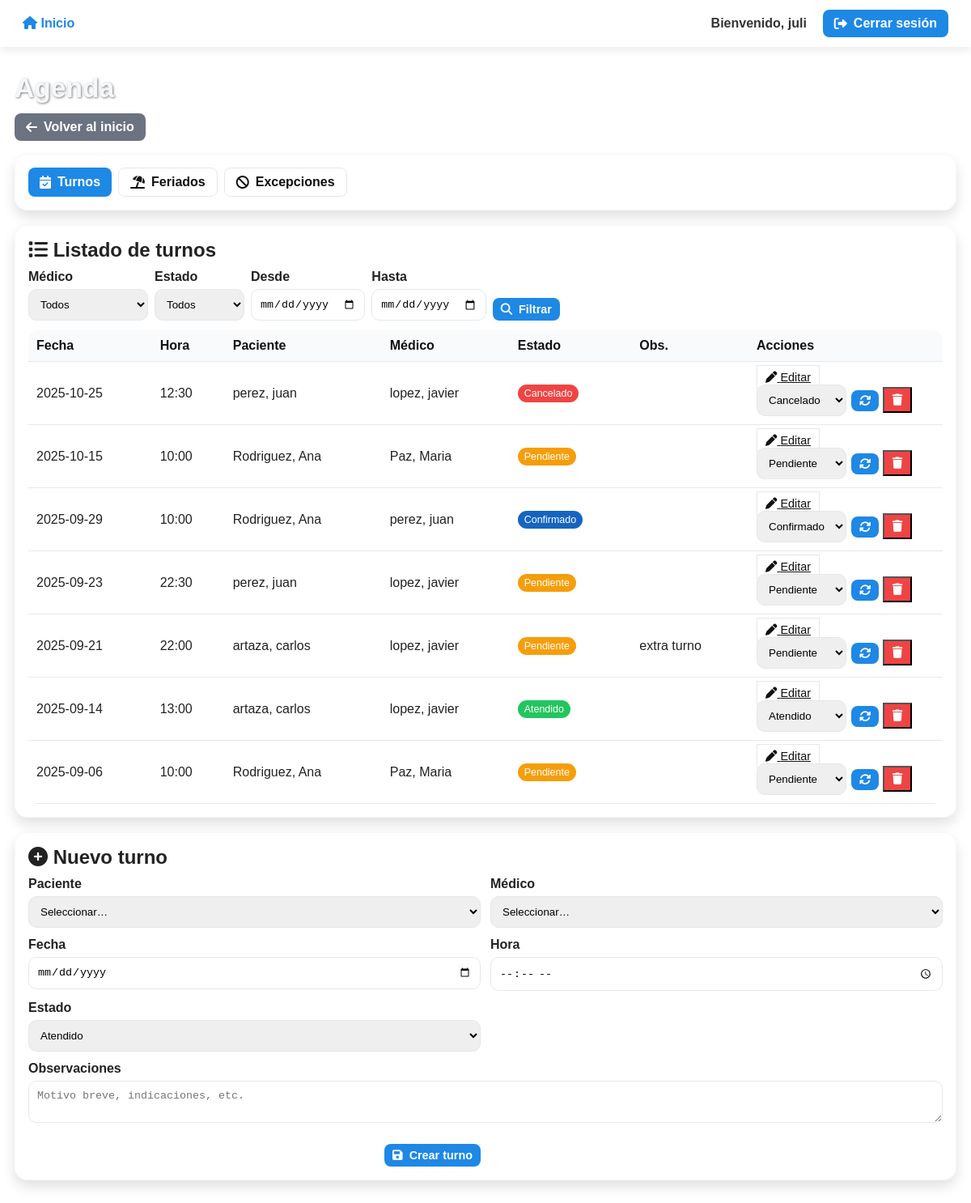
/interfaces/Administrador/agenda.php (signed in), run on the app's committed database.
### tables this page shows
CREATE TABLE `turnos` (
  `id_turno` int(11) NOT NULL,
  `id_paciente` int(11) DEFAULT NULL,
  `id_medico` int(11) DEFAULT NULL,
  `id_estado` int(11) DEFAULT NULL,
  `id_estudio` int(11) DEFAULT NULL,
  `fecha` date DEFAULT NULL,
  `hora` time DEFAULT NULL,
  `copago` decimal(10,2) DEFAULT 0.00,
  `observaciones` text DEFAULT NULL,
  `fecha_creacion` timestamp NOT NULL DEFAULT current_timestamp()
);

CREATE TABLE `usuario` (
  `id_usuario` int(11) NOT NULL,
  `nombre` varchar(100) NOT NULL,
  `apellido` varchar(100) NOT NULL,
  `email` varchar(150) NOT NULL,
  `password_hash` varchar(255) NOT NULL,
  `id_rol` int(11) DEFAULT NULL,
  `activo` tinyint(1) DEFAULT 1,
  `fecha_creacion` timestamp NOT NULL DEFAULT current_timestamp(),
  `genero` varchar(100) NOT NULL,
  `img_dni` longtext NOT NULL
);

CREATE TABLE `estado` (
  `id_estado` int(11) NOT NULL,
  `nombre_estado` varchar(100) NOT NULL
);

### interfaces/Administrador/agenda.php (the view, shortened to what this page needs)
<?php
$nombreAdmin = $_SESSION['nombre'] ?? 'Admin';
$conn = ConexionBD::conectar();
$conn->set_charset('utf8mb4');
function esc($s){ return htmlspecialchars((string)$s, ENT_QUOTES, 'UTF-8'); }
function qget($k,$d=null){ return isset($_GET[$k])?$_GET[$k]:$d; }
function table_exists(mysqli $c, string $t) {
  try { $r = $c->query("SHOW TABLES LIKE '".$c->real_escape_string($t)."'"); return ($r && $r->num_rows>0); } catch(Throwable $e){ return false; }
}
$tab    = qget('tab','turnos');
$action = qget('action','list');
$ESTADOS = [];
$res = $conn->query("SELECT id_estado, nombre_estado FROM estado");
if ($res) { while($row=$res->fetch_assoc()){ $ESTADOS[strtolower($row['nombre_estado'])]=(int)$row['id_estado']; } $res->close(); }
$MEDICOS = [];
$res = $conn->query("
  SELECT m.id_medico, u.apellido, u.nombre
  FROM medicos m
  JOIN usuario u ON u.id_usuario=m.id_usuario
  ORDER BY u.apellido, u.nombre
");
if ($res) { while($row=$res->fetch_assoc()){ $MEDICOS[(int)$row['id_medico']] = $row['apellido'].', '.$row['nombre']; } $res->close(); }
$PACIENTES = [];
$res = $conn->query("
  SELECT p.id_paciente, u.apellido, u.nombre, p.nro_documento
  FROM pacientes p
  JOIN usuario u ON u.id_usuario=p.id_usuario
  ORDER BY u.apellido, u.nombre
");
if ($res) { while($row=$res->fetch_assoc()){
  $d = trim($row['nro_documento'] ?? '');
  $PACIENTES[(int)$row['id_paciente']] = $row['apellido'].', '.$row['nombre'].($d!==''?' ('.$d.')':'');
} $res->close(); }
$HAS_FERIADOS = table_exists($conn,'feriados');
$EXC_READ_TABLE  = null;
if (table_exists($conn,'agenda_bloqueos')) {
  $EXC_READ_TABLE  = 'agenda_bloqueos';
}
$HAS_EXCEPCIONES = ($EXC_READ_TABLE !== null);
$turnos = [];
if ($tab==='turnos') {
  $sql = "
    SELECT t.id_turno, t.fecha, t.hora, t.id_estado, t.observaciones,
           e.nombre_estado,
           up.apellido AS ap_pac, up.nombre AS no_pac,
           um.apellido AS ap_med, um.nombre AS no_med,
           p.id_paciente, m.id_medico
    FROM turnos t
    LEFT JOIN estado e   ON e.id_estado=t.id_estado
    LEFT JOIN pacientes p ON p.id_paciente=t.id_paciente
    LEFT JOIN usuario up  ON up.id_usuario=p.id_usuario
    LEFT JOIN medicos m   ON m.id_medico=t.id_medico
    LEFT JOIN usuario um  ON um.id_usuario=m.id_usuario
    WHERE 1=1
  ";
  $sql .= " ORDER BY t.fecha DESC, t.hora ASC LIMIT 500";
  $stmt=$conn->prepare($sql);
  $stmt->execute();
  $r = $stmt->get_result();
  while($r && $row=$r->fetch_assoc()){ $turnos[]=$row; }
  $turnoEdit = null;
}
?>
<!DOCTYPE html>
<html lang="es">
<head>
<link rel="stylesheet" href="https://cdnjs.cloudflare.com/ajax/libs/font-awesome/6.5.0/css/all.min.css"/>
</head>
<body>
<nav>
  <div class="nav-inner">
    <div class="nav-links">
      <a href="principalAdmi.php"><i class="fa fa-house"></i> Inicio</a>
    </div>
    <div class="nav-links">
      <span style="color:#333;font-weight:bold">Bienvenido, <?= esc($nombreAdmin) ?></span>
      <a class="btn" href="../../Logica/General/cerrarSesion.php"><i class="fa fa-right-from-bracket"></i> Cerrar sesión</a>
    </div>
  </div>
</nav>
<main class="container">
  <h1>Agenda</h1>
  <div class="backbar">
    <a class="btn gray" href="principalAdmi.php"><i class="fa fa-arrow-left"></i> Volver al inicio</a>
  </div>
  <div class="card tabbar">
    <a class="btn<?= $tab==='turnos'?'':' btn-outline' ?>" href="agenda.php?tab=turnos"><i class="fa fa-calendar-check"></i> Turnos</a>
    <?php if ($HAS_FERIADOS): ?>
      <a class="btn<?= $tab==='feriados'?'':' btn-outline' ?>" href="agenda.php?tab=feriados"><i class="fa fa-umbrella-beach"></i> Feriados</a>
    <?php endif; ?>
    <?php if ($HAS_EXCEPCIONES): ?>
      <a class="btn<?= $tab==='excepciones'?'':' btn-outline' ?>" href="agenda.php?tab=excepciones"><i class="fa fa-ban"></i> Excepciones</a>
    <?php endif; ?>
  </div>
  <?php if ($tab==='turnos'): ?>
    <div class="card">
      <h2 style="margin-bottom:10px"><i class="fa fa-list"></i> Listado de turnos</h2>
      <form method="get" style="display:flex;gap:8px;flex-wrap:wrap;align-items:flex-end">
        <div>
          <label>Médico</label>
          <select name="f_medico">
            <option value="0">Todos</option>
          </select>
        </div>
        <div>
          <label>Estado</label>
          <select name="f_estado">
            <option value="0">Todos</option>
          </select>
        </div>
        <div>
          <label>Desde</label>
          <input type="date" name="f_desde" value="<?= esc(qget('f_desde','')) ?>">
        </div>
        <div>
          <label>Hasta</label>
          <input type="date" name="f_hasta" value="<?= esc(qget('f_hasta','')) ?>">
        </div>
        <div>
          <button class="btn btn-sm" type="submit"><i class="fa fa-search"></i> Filtrar</button>
        </div>
      </form>
      <div style="margin-top:12px; overflow:auto">
        <table class="table">
          <thead>
            <tr>
              <th>Fecha</th><th>Hora</th><th>Paciente</th><th>Médico</th><th>Estado</th><th>Obs.</th><th style="width:240px">Acciones</th>
            </tr>
          </thead>
          <tbody>
          <?php if(empty($turnos)): ?>
            <tr><td colspan="7" style="color:#666">No hay turnos.</td></tr>
          <?php else: foreach($turnos as $t):
            $badge = strtolower($t['nombre_estado'] ?? '');
          ?>
            <tr>
              <td><?= esc($t['fecha']) ?></td>
              <td><?= esc(substr($t['hora'],0,5)) ?></td>
              <td><?= esc(($t['ap_pac']??'-').', '.($t['no_pac']??'')) ?></td>
              <td><?= esc(($t['ap_med']??'-').', '.($t['no_med']??'')) ?></td>
              <td><span class="badge <?= esc($badge) ?>"><?= esc(ucfirst($t['nombre_estado'] ?? '-')) ?></span></td>
              <td><?= esc($t['observaciones'] ?? '') ?></td>
              <td>
                <a class="btn-outline btn-sm" href="agenda.php?tab=turnos&action=edit&id=<?= (int)$t['id_turno'] ?>"><i class="fa fa-pen"></i> Editar</a>
                <form method="post" style="display:inline-flex;gap:6px;align-items:center">
                  <select name="id_estado">
                    <?php foreach($ESTADOS as $name=>$id_estado): ?>
                      <option value="<?= (int)$id_estado ?>" <?= ((int)$t['id_estado']===$id_estado?'selected':'') ?>><?= esc(ucfirst($name)) ?></option>
                    <?php endforeach; ?>
                  </select>
                  <button class="btn btn-sm" type="submit"><i class="fa fa-rotate"></i></button>
                </form>
                <form method="post" style="display:inline" onsubmit="return confirm('¿Eliminar turno?')">
                  <button class="btn-danger btn-sm" type="submit"><i class="fa fa-trash"></i></button>
                </form>
              </td>
            </tr>
          <?php endforeach; endif; ?>
          </tbody>
        </table>
      </div>
    </div>
    <div class="card">
      <h2 style="margin-bottom:10px">
        <i class="fa fa-plus-circle"></i> <?= ($action==='edit' && !empty($turnoEdit)) ? 'Editar turno' : 'Nuevo turno' ?>
      </h2>
      <form method="post" class="form-grid" autocomplete="off">
        <div>
          <label>Paciente</label>
          <select name="id_paciente" required>
            <option value="">Seleccionar…</option>
          </select>
        </div>
        <div>
          <label>Médico</label>
          <select name="id_medico" required>
            <option value="">Seleccionar…</option>
          </select>
        </div>
        <div>
          <label>Fecha</label>
          <input type="date" name="fecha" value="<?= esc($turnoEdit['fecha'] ?? '') ?>" required>
        </div>
        <div>
          <label>Hora</label>
          <input type="time" name="hora" value="<?= esc(substr($turnoEdit['hora'] ?? '',0,5)) ?>" required>
        </div>
        <div>
          <label>Estado</label>
          <select name="id_estado">
            <?php foreach($ESTADOS as $name=>$id_estado): ?>
              <option value="<?= (int)$id_estado ?>" <?= (!empty($turnoEdit) && (int)$turnoEdit['id_estado']===$id_estado?'selected':'') ?>><?= esc(ucfirst($name)) ?></option>
            <?php endforeach; ?>
          </select>
        </div>
        <div class="full">
          <label>Observaciones</label>
          <textarea name="observaciones" rows="2" placeholder="Motivo breve, indicaciones, etc."><?= esc($turnoEdit['observaciones'] ?? '') ?></textarea>
        </div>
        <div class="form-actions">
          <?php if ($action==='edit' && !empty($turnoEdit)): ?>
            <a class="btn-outline btn-sm" href="agenda.php?tab=turnos"><i class="fa fa-xmark"></i> Cancelar</a>
            <button class="btn btn-sm" type="submit"><i class="fa fa-floppy-disk"></i> Guardar cambios</button>
          <?php else: ?>
            <button class="btn btn-sm" type="submit"><i class="fa fa-floppy-disk"></i> Crear turno</button>
          <?php endif; ?>
        </div>
      </form>
    </div>
  <?php endif; ?>
</main>
</body>
</html>

### interfaces/Administrador/agenda.php (style rules this page uses)
* { margin:0;padding:0;box-sizing:border-box }
:root { --brand:#1e88e5; --brand-dark:#1565c0; --ok:#22c55e; --warn:#f59e0b; --bad:#ef4444; --bgcard: rgba(255,255,255,.92); --border:#e5e7eb; }
body { font-family:Arial,sans-serif;background:url("https://i.pinimg.com/1200x/9b/e2/12/9be212df4fc8537ddc31c3f7fa147b42.jpg") no-repeat center/cover fixed;color:#222 }
nav { background:#fff;padding:12px 28px;box-shadow:0 4px 10px rgba(0,0,0,.08);position:sticky;top:0;z-index:10 }
.nav-inner { display:flex;align-items:center;justify-content:space-between }
.nav-links { display:flex;gap:20px;align-items:center }
nav a { color:var(--brand);text-decoration:none;font-weight:bold }
.btn { border:none;border-radius:8px;background:var(--brand);color:#fff;padding:8px 14px;cursor:pointer;font-weight:bold;text-decoration:none;display:inline-flex;gap:8px;align-items:center }
.btn-outline { background:#fff;color:#111;border:1px solid var(--border) }
.btn-danger { background:var(--bad); color:#fff }
.btn-sm { font-size:.9rem;padding:6px 10px }
.container { padding:32px 18px;max-width:1200px;margin:0 auto }
h1 { color:#f5f8fa;text-shadow:1px 1px 3px rgba(0,0,0,.5);margin-bottom:12px;font-size:2.1rem }
.card { background:var(--bgcard);backdrop-filter:blur(3px);border-radius:16px;padding:16px;box-shadow:0 8px 16px rgba(0,0,0,.12);margin-bottom:18px;border:1px solid rgba(0,0,0,.03) }
.table { width:100%;border-collapse:collapse;background:#fff;border-radius:12px;overflow:hidden }
.table th,.table td { padding:10px;border-bottom:1px solid #e8e8e8;text-align:left }
.table thead th { background:#f8fafc;color:#111 }
.badge { padding:4px 8px;border-radius:999px;font-size:.78rem;color:#fff;display:inline-block }
.badge.pendiente { background:var(--warn) }
.badge.confirmado { background:var(--brand-dark) }
.badge.atendido { background:var(--ok) }
.badge.cancelado { background:var(--bad) }
.form-grid { display:grid;grid-template-columns:repeat(2,1fr);gap:12px }
.form-grid .full { grid-column:1 / -1 }
label { display:block;font-weight:700;margin-bottom:6px }
input[type="text"],input[type="email"],input[type="password"],input[type="date"],input[type="time"],select,textarea { width:100%;padding:10px;border:1px solid var(--border);border-radius:10px }
.form-actions { display:flex;gap:8px;justify-content:flex-end;margin-top:10px }
.tabbar { display:flex;gap:8px;flex-wrap:wrap }
.backbar { display:flex;gap:10px;margin:8px 0 16px }
.btn.gray { background:#6b7280 }

### data on the page
turnos: fecha "2025-10-25", hora "12:30", usuario.apellido+nombre "perez, juan", usuario.apellido+nombre "lopez, javier", id_estado.nombre_estado "Cancelado", id_estado "Cancelado"
turnos: fecha "2025-10-15", hora "10:00", usuario.apellido+nombre "Rodriguez, Ana", usuario.apellido+nombre "Paz, Maria", id_estado.nombre_estado "Pendiente", id_estado "Pendiente"
turnos: fecha "2025-09-29", hora "10:00", usuario.apellido+nombre "Rodriguez, Ana", usuario.apellido+nombre "perez, juan", id_estado.nombre_estado "Confirmado", id_estado "Confirmado"
turnos: fecha "2025-09-23", hora "22:30", usuario.apellido+nombre "perez, juan", usuario.apellido+nombre "lopez, javier", id_estado.nombre_estado "Pendiente", id_estado "Pendiente"
turnos: fecha "2025-09-21", hora "22:00", usuario.apellido+nombre "artaza, carlos", usuario.apellido+nombre "lopez, javier", id_estado.nombre_estado "Pendiente", observaciones "extra turno", id_estado "Pendiente"
turnos: fecha "2025-09-14", hora "13:00", usuario.apellido+nombre "artaza, carlos", usuario.apellido+nombre "lopez, javier", id_estado.nombre_estado "Atendido", id_estado "Atendido"
turnos: fecha "2025-09-06", hora "10:00", usuario.apellido+nombre "Rodriguez, Ana", usuario.apellido+nombre "Paz, Maria", id_estado.nombre_estado "Pendiente", id_estado "Pendiente"

### other printed values
$nombreAdmin "juli"
form field id_estado "Atendido"
